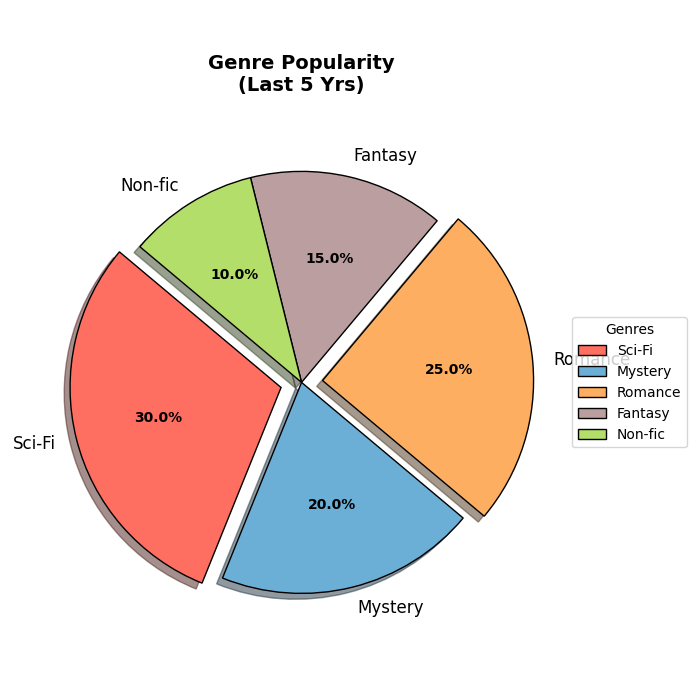

Reproduce this figure in Python.
import matplotlib.pyplot as plt
import numpy as np

genres = ['Sci-Fi', 'Mystery', 'Romance', 'Fantasy', 'Non-fic']
popularity = [30, 20, 25, 15, 10]
new_colors = ['#ff6f61', '#6baed6', '#fdae61', '#ba9ea0', '#b3de69']
explode = (0.1, 0, 0.1, 0, 0)

fig, ax = plt.subplots(figsize=(7, 7))
wedges, texts, autotexts = ax.pie(popularity, labels=genres, colors=new_colors, autopct='%1.1f%%',
                                  startangle=140, explode=explode, shadow=True,
                                  wedgeprops={'edgecolor': 'black'}, textprops={'fontsize': 12})

ax.set_title("Genre Popularity\n(Last 5 Yrs)", fontsize=14, fontweight='bold', pad=20)

for autotext in autotexts:
    autotext.set_color('black')
    autotext.set_fontsize(10)
    autotext.set_weight('bold')

ax.legend(wedges, genres, title="Genres", loc="center left", bbox_to_anchor=(1, 0.5), fontsize=10)
plt.tight_layout()
plt.show()
